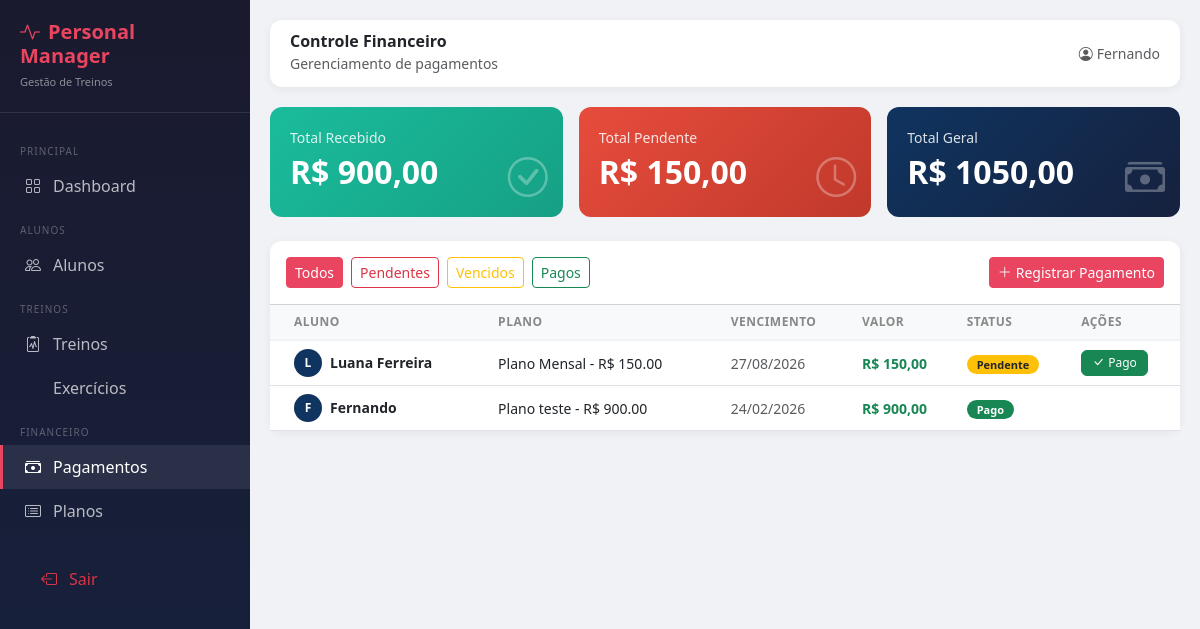
The page /financeiro/ (signed in) on the database its author committed.
### financeiro/models.py (models this page shows, shortened)
class Pagamento(models.Model):
    FORMA_CHOICES = [
        ('dinheiro', 'Dinheiro'),
        ('pix', 'PIX'),
        ('cartao_credito', 'Cartão de Crédito'),
        ('cartao_debito', 'Cartão de Débito'),
        ('transferencia', 'Transferência'),
    ]
    aluno = models.ForeignKey(Aluno, on_delete=models.CASCADE, related_name='pagamentos')
    plano = models.ForeignKey(Plano, on_delete=models.SET_NULL, null=True)
    valor = models.DecimalField(max_digits=8, decimal_places=2)
    data_vencimento = models.DateField()
    data_pagamento = models.DateField(null=True, blank=True)
    pago = models.BooleanField(default=False)
    forma_pagamento = models.CharField(max_length=20, choices=FORMA_CHOICES, blank=True)
    observacoes = models.TextField(blank=True)
    criado_em = models.DateTimeField(auto_now_add=True)
    class Meta:
        verbose_name = 'Pagamento'
        verbose_name_plural = 'Pagamentos'
        ordering = ['-data_vencimento']

class Plano(models.Model):
    nome = models.CharField(max_length=100)
    valor = models.DecimalField(max_digits=8, decimal_places=2)
    duracao = models.PositiveIntegerField(help_text='Duração em dias')
    descricao = models.TextField(blank=True)
    ativo = models.BooleanField(default=True)
    class Meta:
        verbose_name = 'Plano'
        verbose_name_plural = 'Planos'
        ordering = ['valor']
    def __str__(self):
        return f'{self.nome} - R$ {self.valor}'

### alunos/models.py (models this page shows, shortened)
class Aluno(models.Model):
    SEXO_CHOICES = [
        ('M', 'Masculino'),
        ('F', 'Feminino'),
        ('O', 'Outro'),
    ]
    usuario = models.OneToOneField(User, on_delete=models.SET_NULL, null=True, blank=True)
    nome = models.CharField(max_length=100)
    telefone = models.CharField(max_length=20)
    email = models.EmailField(unique=True)
    data_nascimento = models.DateField(null=True, blank=True)
    sexo = models.CharField(max_length=1, choices=SEXO_CHOICES, default='M')
    cep = models.CharField(max_length=9, blank=True)
    logradouro = models.CharField(max_length=200, blank=True)
    bairro = models.CharField(max_length=100, blank=True)
    cidade = models.CharField(max_length=100, blank=True)
    estado = models.CharField(max_length=2, blank=True)
    objetivo = models.TextField(blank=True)
    ativo = models.BooleanField(default=True)
    criado_em = models.DateTimeField(auto_now_add=True)
    atualizado_em = models.DateTimeField(auto_now=True)
    class Meta:
        verbose_name = 'Aluno'
        verbose_name_plural = 'Alunos'
        ordering = ['nome']

### financeiro/views.py (the view)
# urls.py: path('', views.lista_pagamentos, name='lista_pagamentos'),
@login_required
def lista_pagamentos(request):
    filtro = request.GET.get('filtro', 'todos')
    hoje   = date.today()
    pagamentos = Pagamento.objects.select_related('aluno', 'plano').order_by('-data_vencimento')
    if filtro == 'pendentes':
        pagamentos = pagamentos.filter(pago=False)
    elif filtro == 'pagos':
        pagamentos = pagamentos.filter(pago=True)
    elif filtro == 'vencidos':
        pagamentos = pagamentos.filter(pago=False, data_vencimento__lt=hoje)
    total_recebido = sum(p.valor for p in Pagamento.objects.filter(pago=True))
    total_pendente = sum(p.valor for p in Pagamento.objects.filter(pago=False))
    return render(request, 'financeiro/lista.html', {
        'pagamentos': pagamentos, 'filtro': filtro,
        'total_recebido': total_recebido, 'total_pendente': total_pendente, 'hoje': hoje,
    })

### financeiro/templates/financeiro/lista.html (shortened to what this page needs)
{% extends 'core/base.html' %}
{% block page_title %}Controle Financeiro{% endblock %}
{% block page_subtitle %}Gerenciamento de pagamentos{% endblock %}
{% block content %}
<div class="row g-3 mb-4">
  <div class="col-md-4">
    <div class="stat-card" style="background:linear-gradient(135deg,#1abc9c,#16a085);">
      <p>Total Recebido</p>
      <h3>R$ {{ total_recebido|floatformat:2 }}</h3>
      <i class="bi bi-check-circle icon"></i>
    </div>
  </div>
  <div class="col-md-4">
    <div class="stat-card" style="background:linear-gradient(135deg,#e74c3c,#c0392b);">
      <p>Total Pendente</p>
      <h3>R$ {{ total_pendente|floatformat:2 }}</h3>
      <i class="bi bi-clock icon"></i>
    </div>
  </div>
  <div class="col-md-4">
    <div class="stat-card" style="background:linear-gradient(135deg,#0f3460,#16213e);">
      <p>Total Geral</p>
      <h3>R$ {{ total_recebido|add:total_pendente|floatformat:2 }}</h3>
      <i class="bi bi-cash-stack icon"></i>
    </div>
  </div>
</div>
<div class="card">
  <div class="card-header bg-white d-flex justify-content-between align-items-center py-3">
    <div class="d-flex gap-2">
      <a href="?filtro=todos" class="btn btn-sm {% if filtro == 'todos' %}btn-primary{% else %}btn-outline-secondary{% endif %}">Todos</a>
      <a href="?filtro=pendentes" class="btn btn-sm {% if filtro == 'pendentes' %}btn-danger{% else %}btn-outline-danger{% endif %}">Pendentes</a>
      <a href="?filtro=vencidos" class="btn btn-sm {% if filtro == 'vencidos' %}btn-warning{% else %}btn-outline-warning{% endif %}">Vencidos</a>
      <a href="?filtro=pagos" class="btn btn-sm {% if filtro == 'pagos' %}btn-success{% else %}btn-outline-success{% endif %}">Pagos</a>
    </div>
    <a href="{% url 'registrar_pagamento' %}" class="btn btn-primary btn-sm">
      <i class="bi bi-plus-lg me-1"></i>Registrar Pagamento
    </a>
  </div>
  <div class="card-body p-0">
    <table class="table table-hover mb-0">
      <thead class="table-light">
        <tr>
          <th class="ps-4">Aluno</th>
          <th>Plano</th>
          <th>Vencimento</th>
          <th>Valor</th>
          <th>Status</th>
          <th>Ações</th>
        </tr>
      </thead>
      <tbody>
        {% for pag in pagamentos %}
        <tr>
          <td class="ps-4">
            <div class="d-flex align-items-center gap-2">
              <div class="avatar" style="width:28px;height:28px;font-size:12px;">{{ pag.aluno.nome|first }}</div>
              <small class="fw-semibold">{{ pag.aluno.nome }}</small>
            </div>
          </td>
          <td><small>{{ pag.plano }}</small></td>
          <td>
            <small class="{% if not pag.pago and pag.data_vencimento < hoje %}text-danger fw-bold{% else %}text-muted{% endif %}">
              {{ pag.data_vencimento|date:"d/m/Y" }}
            </small>
          </td>
          <td><small class="fw-bold text-success">R$ {{ pag.valor }}</small></td>
          <td>
            {% if pag.pago %}
              <span class="badge bg-success badge-status">Pago</span>
            {% elif pag.data_vencimento < hoje %}
              <span class="badge bg-danger badge-status">Vencido</span>
            {% else %}
              <span class="badge bg-warning text-dark badge-status">Pendente</span>
            {% endif %}
          </td>
          <td>
            {% if not pag.pago %}
            <form method="post" action="{% url 'marcar_pago' pag.pk %}" class="d-inline">
              <button type="submit" class="btn btn-xs btn-success" style="padding:3px 10px;font-size:12px;"
                onclick="return confirm('Confirmar pagamento de {{ pag.aluno.nome }}?')">
                <i class="bi bi-check-lg me-1"></i>Pago
              </button>
            </form>
            {% else %}
            <small class="text-muted">{{ pag.data_pagamento|date:"d/m/Y" }}</small>
            {% endif %}
          </td>
        </tr>
        {% endfor %}
      </tbody>
    </table>
  </div>
</div>
{% endblock %}

### core/templates/core/base.html (shortened to what this page needs)
<!DOCTYPE html>
<html lang="pt-br">
<head>
  <link href="https://cdn.jsdelivr.net/npm/bootstrap@5.3.0/dist/css/bootstrap.min.css" rel="stylesheet">
  <link href="https://cdn.jsdelivr.net/npm/bootstrap-icons@1.11.0/font/bootstrap-icons.css" rel="stylesheet">
</head>
<body>
<nav class="sidebar">
  <div class="brand">
    <h5><i class="bi bi-activity me-2"></i>Personal Manager</h5>
    <small>Gestão de Treinos</small>
  </div>
  <div class="mt-3">
    <div class="nav-section">Principal</div>
    <a href="{% url 'dashboard' %}" class="nav-link {% if request.resolver_match.url_name == 'dashboard' %}active{% endif %}">
      <i class="bi bi-grid"></i> Dashboard
    </a>
    <div class="nav-section">Alunos</div>
    <a href="{% url 'lista_alunos' %}" class="nav-link {% if 'aluno' in request.resolver_match.url_name %}active{% endif %}">
      <i class="bi bi-people"></i> Alunos
    </a>
    <div class="nav-section">Treinos</div>
    <a href="{% url 'lista_treinos' %}" class="nav-link {% if 'treino' in request.resolver_match.url_name %}active{% endif %}">
      <i class="bi bi-clipboard2-pulse"></i> Treinos
    </a>
    <a href="{% url 'lista_exercicios' %}" class="nav-link {% if 'exercicio' in request.resolver_match.url_name %}active{% endif %}">
       Exercícios
    </a>
    <div class="nav-section">Financeiro</div>
    <a href="{% url 'lista_pagamentos' %}" class="nav-link {% if 'pagamento' in request.resolver_match.url_name %}active{% endif %}">
      <i class="bi bi-cash-stack"></i> Pagamentos
    </a>
    <a href="{% url 'lista_planos' %}" class="nav-link {% if 'plano' in request.resolver_match.url_name %}active{% endif %}">
      <i class="bi bi-card-list"></i> Planos
    </a>
    <div class="mt-4 px-3">
      <a href="{% url 'logout' %}" class="nav-link text-danger">
        <i class="bi bi-box-arrow-left"></i> Sair
      </a>
    </div>
  </div>
</nav>
<div class="main-content">
  <div class="topbar">
    <div>
      <h6 class="mb-0 fw-bold">{% block page_title %}Dashboard{% endblock %}</h6>
      <small class="text-muted">{% block page_subtitle %}{% endblock %}</small>
    </div>
    <div class="d-flex align-items-center gap-3">
      <span class="text-muted small"><i class="bi bi-person-circle me-1"></i>{{ request.user.get_full_name|default:request.user.username }}</span>
    </div>
  </div>
  {% block content %}{% endblock %}
</div>
</body>
</html>

### core/templates/core/base.html (style rules this page uses)
:root { --primary: #1a1a2e; --secondary: #16213e; --accent: #e94560; --accent2: #0f3460; --light-bg: #f8f9fa; }
body { background-color: #f0f2f5; font-family: 'Segoe UI', sans-serif; }
.sidebar { width: 250px; min-height: 100vh; background: linear-gradient(180deg, var(--primary) 0%, var(--secondary) 100%); position: fixed; top: 0; left: 0; z-index: 100; transition: all 0.3s; }
.sidebar .brand { padding: 20px; border-bottom: 1px solid rgba(255,255,255,0.1); }
.sidebar .brand h5 { color: var(--accent); font-weight: 700; margin: 0; }
.sidebar .brand small { color: rgba(255,255,255,0.5); font-size: 11px; }
.sidebar .nav-link { color: rgba(255,255,255,0.7); padding: 10px 20px; display: flex; align-items: center; gap: 10px; transition: all 0.2s; border-left: 3px solid transparent; }
.sidebar .nav-link:hover, .sidebar .nav-link.active { color: #fff; background: rgba(255,255,255,0.08); border-left-color: var(--accent); }
.sidebar .nav-link i { width: 20px; text-align: center; }
.sidebar .nav-section { font-size: 10px; text-transform: uppercase; letter-spacing: 1px; color: rgba(255,255,255,0.3); padding: 15px 20px 5px; }
.main-content { margin-left: 250px; padding: 20px; }
.topbar { background: #fff; padding: 12px 20px; margin-bottom: 20px; border-radius: 12px; box-shadow: 0 2px 10px rgba(0,0,0,0.06); display: flex; justify-content: space-between; align-items: center; }
.card { border: none; border-radius: 12px; box-shadow: 0 2px 10px rgba(0,0,0,0.06); }
.card-header { border-radius: 12px 12px 0 0 !important; }
.stat-card { border-radius: 12px; padding: 20px; color: #fff; position: relative; overflow: hidden; }
.stat-card .icon { font-size: 2.5rem; opacity: 0.3; position: absolute; right: 15px; bottom: 10px; }
.stat-card h3 { font-size: 2rem; font-weight: 700; margin: 5px 0; }
.stat-card p { margin: 0; opacity: 0.85; font-size: 14px; }
.btn-primary { background-color: var(--accent); border-color: var(--accent); }
.badge-status { font-size: 11px; padding: 4px 10px; border-radius: 20px; }
.table th { font-size: 12px; text-transform: uppercase; letter-spacing: 0.5px; color: #888; border-bottom: 2px solid #f0f2f5; }
.table td { vertical-align: middle; }
.avatar { width: 36px; height: 36px; border-radius: 50%; background: var(--accent2); display: inline-flex; align-items: center; justify-content: center; color: #fff; font-weight: 600; font-size: 14px; }

### rows shown on the page
Pagamento: aluno.nome|first "L", aluno.nome "Luana Ferreira", plano "Plano Mensal - R$ 150.00", data_vencimento "27/08/2026", valor "150,00", pago "Pendente"
Pagamento: aluno.nome|first "F", aluno.nome "Fernando", plano "Plano teste - R$ 900.00", data_vencimento "24/02/2026", valor "900,00", pago "Pago"

### other values the page prints
{{ request.user.get_full_name|default:request.user.username }} "Fernando"
{{ total_recebido|floatformat:2 }} "900,00"
{{ total_pendente|floatformat:2 }} "150,00"
{{ total_recebido|add:total_pendente|floatformat:2 }} "1050,00"
